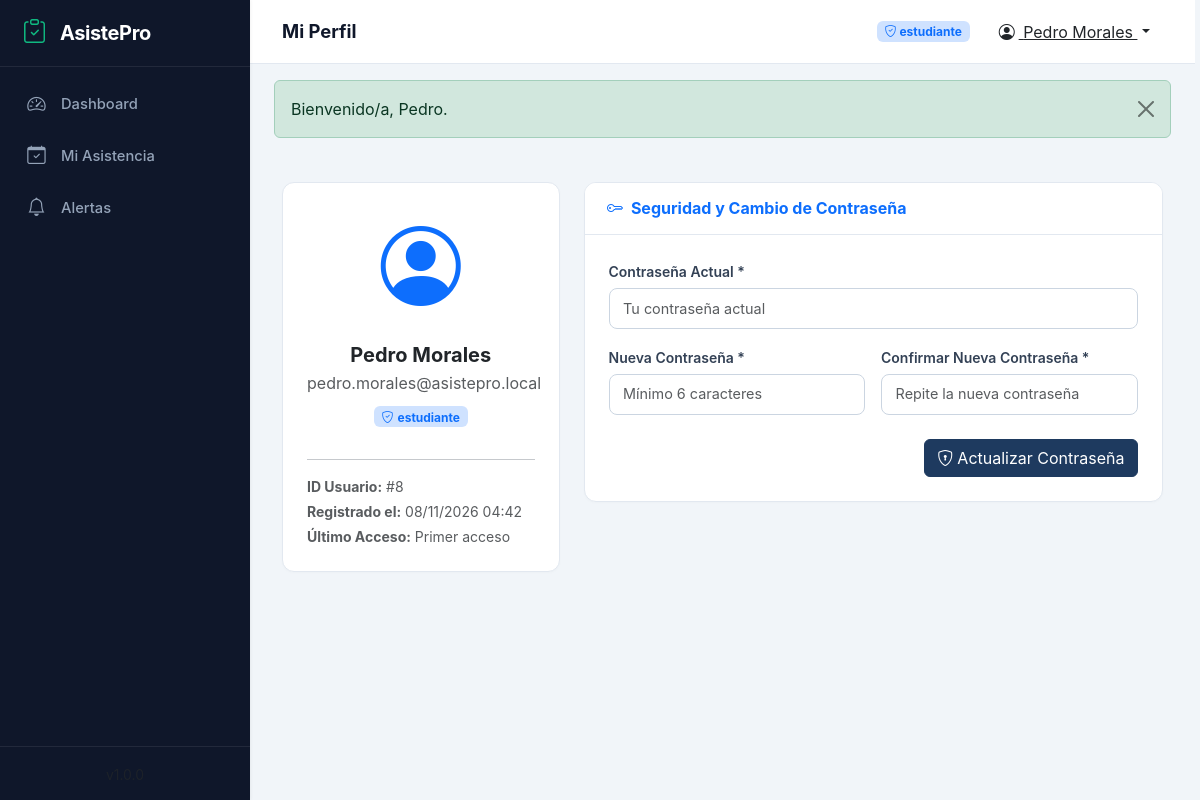
Page /public/perfil.php (signed in) on the committed database.
### tables this page shows
CREATE TABLE `usuarios` (
    `id` INT UNSIGNED AUTO_INCREMENT PRIMARY KEY,
    `nombre` VARCHAR(100) NOT NULL,
    `apellido` VARCHAR(100) NOT NULL,
    `email` VARCHAR(191) NOT NULL UNIQUE,
    `password` VARCHAR(255) NOT NULL,
    `rol_id` INT UNSIGNED NOT NULL,
    `activo` TINYINT(1) NOT NULL DEFAULT 1,
    `ultimo_acceso` DATETIME DEFAULT NULL,
    `created_at` DATETIME NOT NULL DEFAULT CURRENT_TIMESTAMP,
    `updated_at` DATETIME NOT NULL DEFAULT CURRENT_TIMESTAMP ON UPDATE CURRENT_TIMESTAMP,
    INDEX `idx_usuarios_rol` (`rol_id`),
    INDEX `idx_usuarios_email` (`email`),
    INDEX `idx_usuarios_activo` (`activo`),
    CONSTRAINT `fk_usuarios_rol` FOREIGN KEY (`rol_id`) REFERENCES `roles`(`id`) ON UPDATE CASCADE ON DELETE RESTRICT
);

CREATE TABLE `roles` (
    `id` INT UNSIGNED AUTO_INCREMENT PRIMARY KEY,
    `nombre` VARCHAR(50) NOT NULL UNIQUE,
    `descripcion` VARCHAR(255) DEFAULT NULL,
    `created_at` DATETIME NOT NULL DEFAULT CURRENT_TIMESTAMP
);

### app/controllers/PerfilController.php (called while the page is built, shortened)
<?php
require_once __DIR__ . '/../../config/init.php';
require_once APP_PATH . '/models/Usuario.php';
class PerfilController
{
    private Usuario $model;
    public function __construct()
    {
        $this->model = new Usuario();
    }
    public function index(): array
    {
        $usuario = $this->model->buscarPorId((int)$_SESSION['usuario_id']);
        return ['usuario' => $usuario];
    }
}

### config/database.php (called while the page is built, shortened)
<?php
class Database
{
    private static ?PDO $instance = null;
    public static function getConnection(): PDO
    {
        if (self::$instance === null) {
            try {
                $dsn = sprintf(
                    'mysql:host=%s;dbname=%s;charset=%s',
                    DB_HOST,
                    DB_NAME,
                    DB_CHARSET
                );
                $options = [
                    PDO::ATTR_ERRMODE            => PDO::ERRMODE_EXCEPTION,
                    PDO::ATTR_DEFAULT_FETCH_MODE => PDO::FETCH_ASSOC,
                    PDO::ATTR_EMULATE_PREPARES   => false,
                    PDO::MYSQL_ATTR_INIT_COMMAND  => "SET NAMES " . DB_CHARSET,
                ];
                self::$instance = new PDO($dsn, DB_USER, DB_PASS, $options);
            } catch (PDOException $e) {
                error_log("Error de conexión a la base de datos: " . $e->getMessage());
                die("Error de conexión a la base de datos. Contacte al administrador.");
            }
        }
        return self::$instance;
    }
}

### app/models/Model.php (called while the page is built, shortened)
<?php
abstract class Model
{
    protected PDO $db;
    public function __construct()
    {
        $this->db = Database::getConnection();
    }
    protected function queryOne(string $sql, array $params = []): array|false
    {
        $stmt = $this->db->prepare($sql);
        $stmt->execute($params);
        return $stmt->fetch();
    }
}

### app/models/Usuario.php (called while the page is built, shortened)
<?php
require_once __DIR__ . '/Model.php';
class Usuario extends Model
{
    public function buscarPorId(int $id): array|false
    {
        return $this->queryOne(
            "SELECT u.*, r.nombre AS rol_nombre
             FROM usuarios u
             INNER JOIN roles r ON u.rol_id = r.id
             WHERE u.id = :id",
            ['id' => $id]
        );
    }
}

### config/init.php (called while the page is built, shortened)
<?php
require_once __DIR__ . '/database.php';
function e(?string $texto): string
{
    return htmlspecialchars($texto ?? '', ENT_QUOTES, 'UTF-8');
}
function url(string $ruta = ''): string
{
    return APP_URL . $ruta;
}

### app/views/perfil/index.php (the view, shortened to what this page needs)
<div class="row g-4">
    <div class="col-lg-4">
        <div class="card-custom text-center p-4">
            <div class="mb-3">
                <i class="bi bi-person-circle text-primary" style="font-size: 5rem;"></i>
            </div>
            <h5 class="fw-bold text-dark mb-1"><?= e($usuario['nombre'] . ' ' . $usuario['apellido']) ?></h5>
            <p class="text-muted mb-2"><?= e($usuario['email']) ?></p>
            <span class="badge bg-primary-subtle text-primary mb-3">
                <i class="bi bi-shield-check me-1"></i><?= e($usuario['rol_nombre']) ?>
            </span>
            <hr>
            <div class="text-start small text-muted">
                <p class="mb-1"><strong>ID Usuario:</strong> #<?= $usuario['id'] ?></p>
                <p class="mb-1"><strong>Registrado el:</strong> <?= date('d/m/Y H:i', strtotime($usuario['created_at'])) ?></p>
                <p class="mb-0"><strong>Último Acceso:</strong> <?= $usuario['ultimo_acceso'] ? date('d/m/Y H:i', strtotime($usuario['ultimo_acceso'])) : 'Primer acceso' ?></p>
            </div>
        </div>
    </div>
    <div class="col-lg-8">
        <div class="card-custom">
            <div class="card-header bg-white py-3">
                <h6 class="mb-0 fw-bold text-primary">
                    <i class="bi bi-key me-2"></i>Seguridad y Cambio de Contraseña
                </h6>
            </div>
            <div class="card-body p-4">
                <form method="POST" action="<?= url('/perfil.php?action=cambiar_password') ?>">
                    <div class="mb-3">
                        <label class="form-label fw-semibold">Contraseña Actual *</label>
                        <input type="password" name="password_actual" class="form-control" required placeholder="Tu contraseña actual">
                    </div>
                    <div class="row g-3 mb-4">
                        <div class="col-md-6">
                            <label class="form-label fw-semibold">Nueva Contraseña *</label>
                            <input type="password" name="password_nueva" class="form-control" minlength="6" required placeholder="Mínimo 6 caracteres">
                        </div>
                        <div class="col-md-6">
                            <label class="form-label fw-semibold">Confirmar Nueva Contraseña *</label>
                            <input type="password" name="password_confirmar" class="form-control" minlength="6" required placeholder="Repite la nueva contraseña">
                        </div>
                    </div>
                    <div class="d-flex justify-content-end">
                        <button type="submit" class="btn btn-primary">
                            <i class="bi bi-shield-lock me-1"></i>Actualizar Contraseña
                        </button>
                    </div>
                </form>
            </div>
        </div>
    </div>
</div>
<?php
require_once VIEW_PATH . '/layout/main.php';
?>

### public/css/style.css (style rules this page uses)
:root { --color-primary: #1e3a5f; --color-primary-light: #2563eb; --color-secondary: #10b981; --color-bg: #f8fafc; --color-white: #ffffff; --color-border: #e2e8f0; --color-text: #1e293b; --color-text-muted: #64748b; --sidebar-width: 250px; --topbar-height: 64px; --transition: 0.2s ease; }
* { margin: 0; padding: 0; box-sizing: border-box; }
body { font-family: -apple-system, BlinkMacSystemFont, 'Segoe UI', Roboto, Helvetica, Arial, sans-serif; background-color: #f1f5f9; color: var(--color-text); min-height: 100vh; -webkit-font-smoothing: antialiased; }
.card-custom { background: #ffffff; border-radius: 12px; border: 1px solid #e2e8f0; box-shadow: 0 1px 3px rgba(0,0,0,0.02); overflow: hidden; margin-bottom: 1.5rem; }
.card-custom .card-header { background: #ffffff; border-bottom: 1px solid #e2e8f0; padding: 1rem 1.4rem; font-weight: 600; color: #0f172a; }
.card-custom .card-body { padding: 1.4rem; }
.form-label { font-size: 0.875rem; font-weight: 600; color: #334155; margin-bottom: 0.35rem; }
.form-control, .form-select { border: 1px solid #cbd5e1; border-radius: 8px; font-size: 0.9rem; padding: 0.55rem 0.85rem; }
.btn-primary { background-color: #1e3a5f; border-color: #1e3a5f; }

### rows in the picture
usuarios: nombre+apellido "Pedro Morales", email "pedro.morales@asistepro.local", rol.nombre "estudiante", id "8", created_at "08/11/2026 04:42"

### other values in the picture
$titulo "Mi Perfil"
$_SESSION['rol_nombre'] "estudiante"
$_SESSION['usuario_nombre'] "Pedro Morales"
$mensaje['texto'] "Bienvenido/a, Pedro."
